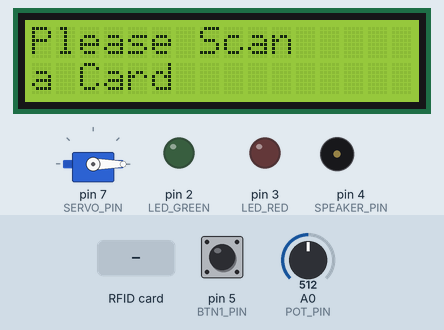
Recording of a sketch running on a simulated Arduino Uno, built with avr-gcc and run on an emulated ATmega328P. Shown: 16×2 character LCD, servo, output pins drawn as LEDs (lit = HIGH), buzzer (waves = sounding). The test bench sets the inputs (shaded band); at power-on: pin 5 (BTN1_PIN) HIGH, A0 (POT_PIN) = 512. Pins used as bus, display or sensor lines are not drawn; what the sketch prints to the serial monitor is not drawn.

Above: at 1.7 s.
1.8 s: pin 5 (BTN1_PIN) pulled LOW for 0.15 s
At 3.5 s:
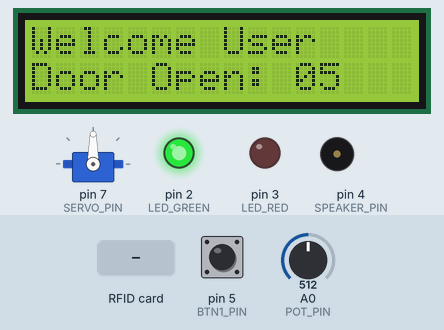
4.9 s: RFID card 5E 7A 19 C4 held to the reader
7.9 s: RFID card AB 60 17 28 held to the reader
At 9.1 s:
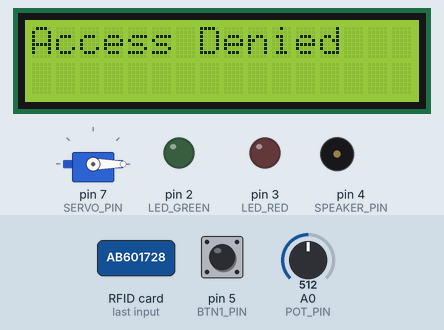
At 9.63 s:
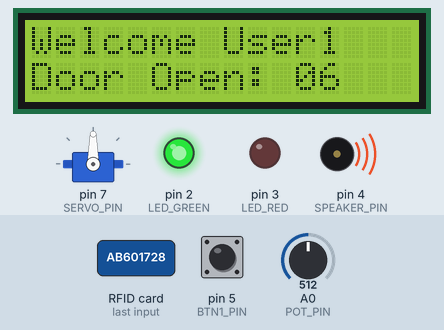
9.8 s: RFID card 5E 7A 19 C4 held to the reader
12.8 s: RFID card 5E 7A 19 C4 held to the reader
15.8 s: RFID card B6 AD A6 28 held to the reader
At 19.5 s:
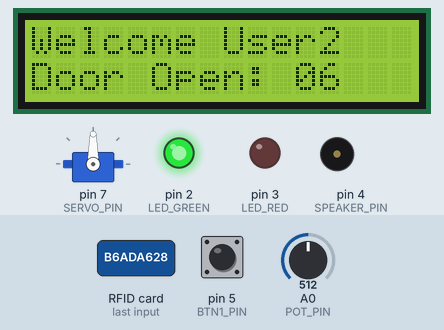
Timing chart, 0 to 19.8 s (numbered marks = the images above; inputs shaded):
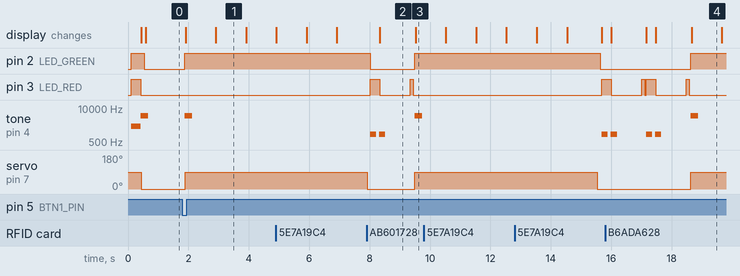

Measured:
- after the input at 1.8 s, pin 2 (LED_GREEN): LOW → HIGH after 0.08 s; tone on pin 4 (SPEAKER_PIN): silent → 5000 Hz after 0.08 s, → silent 0.25 s later; servo on pin 7 (SERVO_PIN): 0° → 90° after 0.10 s; the display: first changes after 0.10 s (image 1 shows a later state)
- after the input at 15.8 s, pin 2 (LED_GREEN): LOW → HIGH after 2.8 s; servo on pin 7 (SERVO_PIN): 0° → 90° after 2.8 s; the display: first differs from a run without the input after 2.9 s (image 4)
- what the display in image 1 shows lasts 1.0 s, from 2.9 s to 3.9 s
- what the display in image 2 shows lasts 1.2 s, from 8.3 s to 9.5 s

The sketch:

arduino.ino
```cpp
/*
 * Version Multiuser
 * Creator: Aaron Gensetter & M. J.
 * M242, C. J.
 * Date: 03.2021
*/

// Include Librarys
#include <SPI.h> // (RFID)
#include <MFRC522.h> // (download from arduino library) (RFID)
#include <Wire.h> // (LCD)
#include <LiquidCrystal_I2C.h> // (download from arduino library) (LCD)
#include <Servo.h> // (download from arduino library) (Servo)

// Define Constats
#define SS_PIN 10 // Set SS PIN (RFID reader)
#define RST_PIN 9 // Set RST PIN (RFID reader)
#define SERVO_PIN 7 // Set Servo PIN
#define BTN1_PIN 5 // Set Button PIN
#define LED_RED 3 // Set RED LED PIN
#define LED_GREEN 2 // Set GREEN LED PIN
#define POT_PIN A0 // Set Poti Pin
#define SPEAKER_PIN 4 // Set Speaker PIN

Servo servo; // define Servo
LiquidCrystal_I2C lcd(0x27, 16, 2); // create the Variable for the Display // (com), char, rows
MFRC522 mfrc522(SS_PIN, RST_PIN); // define the RFID reader pin positions

String cards[2][2] = {{"AB601728", "User1"}, {"B6ADA628", "User2"}}; // define Cards and Usernames

void setup() {
  pinMode (LED_GREEN, OUTPUT); // Set the GEERN LED PIN to Output mode
  pinMode (LED_RED, OUTPUT); // Set the RED LED PIN to Output mode
  pinMode (BTN1_PIN, INPUT_PULLUP); // Set BTN PIN to INPUT (PULLUP (prevent ghost input))

  Serial.begin(9600); // Start Serial for monitoring and Debuging (baud = 9600)
  SPI.begin(); // Start the SPI session for the RFID reader

  mfrc522.PCD_Init(); // Initialize the RFID reader
  lcd.init(); // Initialize the LCD Display
  lcd.backlight(); // turn on Backlight from the lcd Display
  servo.attach(SERVO_PIN); // Initialize Servo on PIN 7

  Serial.println("Power: Startup..."); // print Debug message in Serial console

  // DEBUG/TEST START:
    // make a tone on startup
    tone(SPEAKER_PIN, 2000, 300); // PIN, tune, length
    // flash LEDs on Startup
    digitalWrite(LED_GREEN, HIGH);
    digitalWrite(LED_RED, HIGH);
    delay(300);
    digitalWrite(LED_GREEN, LOW);
    digitalWrite(LED_RED, LOW);
  // DEBUG/TEST END

  openDoor(0, "debug"); // open door on startup to make shure the door is closed)
}

void loop() {
  int waittime = (floor((analogRead(POT_PIN) / 100)) + 1); // Check Poti Status and make a single digit (1 - 11)
  int bypass = !digitalRead(BTN1_PIN); // check bypass btn status
  String cardID = "";

  delay(30); // make a break (30ms) to prevent a random system crash

  lcd.clear(); // clear the LCD screen
  lcd.setCursor(0, 0); // set Cursor on LCD to the first positon on the first row
  lcd.print("Please Scan");
  lcd.setCursor(0, 1); // set Cursor on LCD to the first positon on the second row
  lcd.print("a Card");

  // 0 = unpressed, 1 = pressed
  if(bypass == 1) {
    // Check if the Bypass Button is pressed
    Serial.println("Bypass: btn pressed"); // print Debug message in Serial console
    openDoor(waittime, "User"); // call function openDoor
  }

  if(!mfrc522.PICC_IsNewCardPresent()) { // check if a new RFID chip/card is detected
    // if no new card cas detected, return
    return;
  }
  if(!mfrc522.PICC_ReadCardSerial()) { // select a card
    return;
  }

  for(byte i = 0; i < mfrc522.uid.size; i++) {
    cardID.concat(String(mfrc522.uid.uidByte[i], HEX)); // get the CardID in HEX format
  }
  cardID.toUpperCase(); // set the cardID to Uppercase

  // Iterate trought all the pre-saved cards
  for(int i = 0; i < (sizeof(cards) / sizeof(cards[0])); i++) {
    if(cardID == cards[i][0]) {
      // go on if card is the right
      Serial.println("Access: granted with cardID: " + cardID); // print Debug message in Serial console
      openDoor(waittime, cards[i][1]); // call function rejectAccess
      return;
    }
  }
  // if no valid card was found, go on
  Serial.println("Access: denied with cardID: " + cardID); // print Debug message in Serial console
  rejectAccess(); // call function rejectAccess
}

// Function Reject Access
void rejectAccess() {
    digitalWrite(LED_RED, HIGH); // turn on the red LED
    // Create Error Tone
    tone(SPEAKER_PIN, 1000, 200); // PIN, tune, length
    delay(300);
    tone(SPEAKER_PIN, 1000, 200); // PIN, tune, length
    // create message
    lcd.clear();
    lcd.setCursor(0, 0); // set Cursor on LCD to the first positon on the first row
    lcd.print("Access Denied");
    digitalWrite(LED_RED, LOW); // turn off the red LED
    delay(1000); // make a little break to prevent a second activation from the same card (smaller then the Success one)
    digitalWrite(LED_RED, HIGH);
    delay(100);
    digitalWrite(LED_RED, LOW); // flash the led for 200ms to indicate that you can scan again
    Serial.println("Reset: reset"); // print Debug message in Serial console
}

// Function Open Door
void openDoor(int waittime, String uname) {
    Serial.println("Door: open"); // print Debug message in Serial console
    servo.write(90); // Open Door
    digitalWrite(LED_GREEN, HIGH); // turn on the green LED
    // Create Success Tone
    tone(SPEAKER_PIN, 5000, 250); // PIN, tune, length
    // create message
    lcd.clear();
    lcd.setCursor(0, 0); // set Cursor on LCD to the first positon on the first row
    lcd.print("Welcome ");
    lcd.print(uname);
    lcd.setCursor(0, 1); // set Cursor on LCD to the first positon on the second row
    lcd.print("Door Open:");

    // create a timer for the LCD display
    for(int i = 0; i < waittime; i++) {
      int n = waittime - i;
      lcd.setCursor(11, 1); // set Cursor on LCD to the 11th positon on the second row
      if(n < 10) {
        // If number is under 10, add a zero (01,02...09)
        lcd.print("0");
        lcd.print(n);
      } else {
        // else print number, (10, 11)
        lcd.print(n);
      }
      // print Debug message in Serial console
      Serial.print("Timer: ");
      Serial.print(n);
      Serial.println("");
      delay(1000);
    }
    Serial.println("Door: close"); // print Debug message in Serial console
    servo.write(-90); // Close Door
    digitalWrite(LED_GREEN, LOW); // turn off the green LEDcard
    digitalWrite(LED_GREEN, HIGH);
    delay(100);
    digitalWrite(LED_GREEN, LOW); // flash the led for 200ms to indicate that you can scan again
    Serial.println("Reset: reset"); // print Debug message in Serial console
}
/*
 *  QUELLEN:
 *  https://create.arduino.cc/projecthub/Raushancpr/diy-idea-with-rfid-89e41d
 */
```
